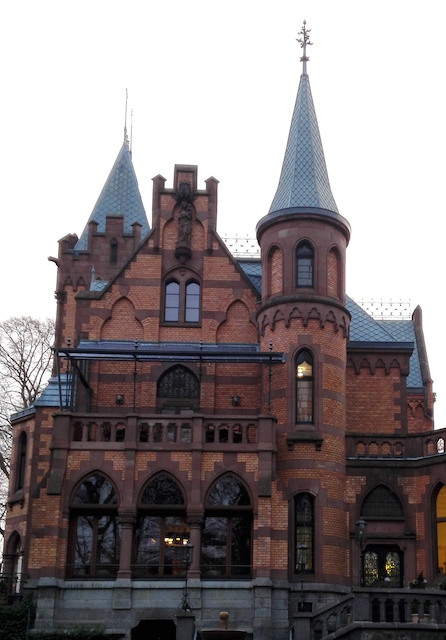
#> input picture graphilp/examples/images/example_hirschburg.png, 446 x 640 px
$ jupyter execute --allow-errors Binarisation.ipynb   (shell and % lines are left out)
#> lines starting #> are read from the running program, lines starting #| are printed output that depends on the picture
### graphilp/imports/networkx.py
from graphilp.imports.ilpgraph import ILPGraph


def read(G):
    """ Wrap a NetworkX graph class by an ILPGraph class

    The wrapper class is used store the graph and the related variables of an optimisation problem
    in a single entity.

    :param G: a `NetworkX graph <https://networkx.org/documentation/stable/reference/introduction.html#graphs>`__

    :return: an :py:class:`~graphilp.imports.ilpgraph.ILPGraph`
    """

    result = ILPGraph()
    result.set_nx_graph(G)

    return result

### graphilp/examples/Binarisation.ipynb
# Image binarisation
Use maximum weight cuts for image binarisation.

[cell 1]
import networkx as nx

import numpy as np
from itertools import product

# GraphILP API: import networkx graphs and use maximum weight cut
from graphilp.imports import networkx as nximp
from graphilp.cuts_flows import max_cut

[cell 2]
from matplotlib import image as mpimg
from matplotlib import pyplot as plt

## Import image

[cell 3]
image = mpimg.imread("images/example_hirschburg.png")
#> image is the input picture: shape (640, 446, 4) float32; mean R, G, B, A 0.549, 0.52, 0.527, 1

[cell 4]
plt.imshow(image);

Convert to grayscale

[cell 5]
def rgb2gray(rgb):
    return np.dot(rgb[...,:3], [0.2989, 0.5870, 0.1140])
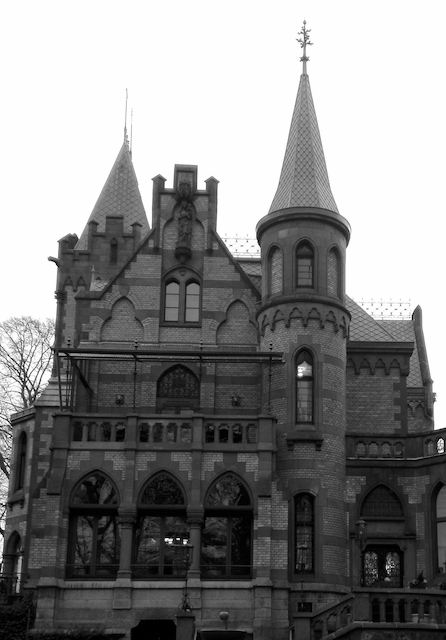
#> returned value: shape (640, 446) float64; min 0, max 1, mean 0.529

[cell 6]
gray = rgb2gray(image)

[cell 7]
plt.imshow(gray, cmap='gray')
ax = plt.gca()
ax.set_axis_off()

## Set up pixel neighbourhood graph

[cell 8]
G = nx.Graph()

[cell 9]
G.add_nodes_from(product(range(gray.shape[0]), range(gray.shape[1])))

connect pixels in the image according to [4-neighbourhoods](https://en.wikipedia.org/wiki/Pixel_connectivity#4-connected)

[cell 10]
edges = []
for node in G.nodes():
    if node[0] > 0:
        edges.append((node, (node[0]-1, node[1]), {'weight':abs(gray[node] - gray[(node[0]-1, node[1])])}))
    if node[0] < gray.shape[0]-1:
        edges.append((node, (node[0]+1, node[1]), {'weight':abs(gray[node] - gray[(node[0]+1, node[1])])}))
    if node[1] > 0:
        edges.append((node, (node[0], node[1]-1), {'weight':abs(gray[node] - gray[(node[0], node[1]-1)])}))
    if node[1] < gray.shape[1]-1:
        edges.append((node, (node[0], node[1]+1), {'weight':abs(gray[node] - gray[(node[0], node[1]+1)])}))
#> after the loop, edges = 1139588 items
